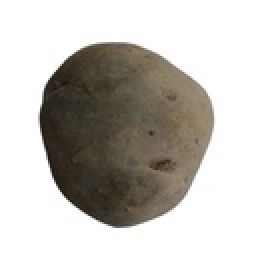
#> input picture Entrenamiento_papas/dataset/dataset128x128/V1/3.jpg, 128 x 128 px (shown 2 times larger)
$ python -i 07_predecir_rf.py   (imports and definitions only)
#> lines starting #> are read from the running program, lines starting #| are printed output that depends on the picture; after the words box and inside, x2 and y2 are one past the last pixel; in counts of white or black regions, pixels touching at a corner belong together
# -*- coding: utf-8 -*-
"""
Script 07: Clasificador de Papa Nativa con Random Forest (Inferencia)
Descripción: Carga el modelo Random Forest, escalador y mapa de etiquetas entrenados.
             Recibe la ruta de una imagen de papa, extrae sus características,
             la clasifica y muestra los Top-3 resultados más probables.
"""

import os
import sys
import warnings
from pathlib import Path
import numpy as np
import pandas as pd
from PIL import Image

# Desactivar advertencias de skimage
# [1 line not run here, left out]

try:
    import joblib
    from skimage.color import rgb2hsv
    from skimage.filters import sobel, threshold_otsu
    from skimage.feature import local_binary_pattern
    from skimage.measure import label, regionprops, shannon_entropy
except ImportError:
    print("[ERROR] Faltan dependencias indispensables. Asegúrate de ejecutar esto en el entorno virtual '.pt'.")
    sys.exit(1)

# ==============================================================================
# CONFIGURACIÓN
# ==============================================================================
BASE_DIR = Path(r"C:\Users\rodri\Documents\8vo ciclo\Inteligencia Artificial\accidente_aereo_IA\Entrenamiento_papas\Clasificacion_papas_rf")
MODEL_PKL = BASE_DIR / "modelo_rf.pkl"
SCALER_PKL = BASE_DIR / "scaler.pkl"
LABEL_MAP_PKL = BASE_DIR / "label_map.pkl"
IMG_SIZE = (128, 128)

def extraer_caracteristicas_imagen(img_path):
    """
    Extrae exactamente el mismo conjunto de 45 características tabulares
    que se utilizaron para entrenar el modelo.
    """
#> called with img_path = '../../dataset/dataset128x128/V1/3.jpg'
    # 1. Cargar la imagen y redimensionar/convertir
    with Image.open(img_path) as img:
#> img is the input picture: PIL image 128x128 RGB; mean R, G, B 192.6, 189.2, 183.5
        img_resized = img.resize(IMG_SIZE)
        img_rgb = img_resized.convert("RGB")
        img_gray = img_resized.convert("L")
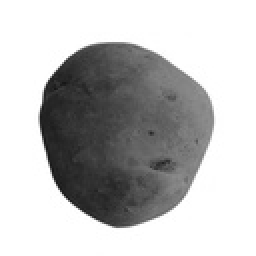
#> img_gray: PIL image 128x128 L (shown 2 times larger); min 19, max 255, mean 189.6

    # Convertir a arrays de numpy en formato [0, 1]
    rgb_arr = np.array(img_rgb) / 255.0
    gray_arr = np.array(img_gray) / 255.0

    features = {}

    # R, G, B
    r_channel = rgb_arr[:, :, 0]
    g_channel = rgb_arr[:, :, 1]
    b_channel = rgb_arr[:, :, 2]
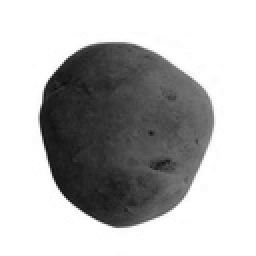
#> b_channel: shape (128, 128) float64 (shown 2 times larger); min 0.051, max 1, mean 0.72

    features["r_mean"] = np.mean(r_channel)
    features["r_std"] = np.std(r_channel)
    features["r_median"] = np.median(r_channel)

    features["g_mean"] = np.mean(g_channel)
    features["g_std"] = np.std(g_channel)
    features["g_median"] = np.median(g_channel)

    features["b_mean"] = np.mean(b_channel)
    features["b_std"] = np.std(b_channel)
    features["b_median"] = np.median(b_channel)

    # HSV
    hsv_arr = rgb2hsv(rgb_arr)
#> hsv_arr: shape (128, 128, 3) float64; mean of channels 0, 1, 2 0.0651, 0.104, 0.756
    h_channel = hsv_arr[:, :, 0]
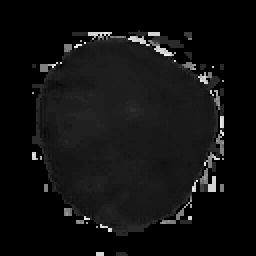
#> h_channel: shape (128, 128) float64 (shown 2 times larger); min 0, max 0.958, mean 0.0651
    s_channel = hsv_arr[:, :, 1]
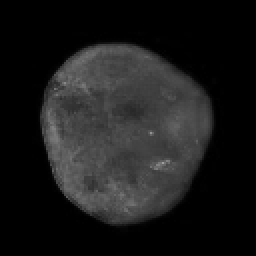
#> s_channel: shape (128, 128) float64 (shown 2 times larger); min 0, max 0.625, mean 0.104
    v_channel = hsv_arr[:, :, 2]

    features["h_mean"] = np.mean(h_channel)
    features["h_std"] = np.std(h_channel)
    features["s_mean"] = np.mean(s_channel)
    features["s_std"] = np.std(s_channel)
    features["v_mean"] = np.mean(v_channel)
    features["v_std"] = np.std(v_channel)
    features["v_median"] = np.median(v_channel)

    # Grises
    features["gray_mean"] = np.mean(gray_arr)
    features["gray_std"] = np.std(gray_arr)
    features["gray_median"] = np.median(gray_arr)

    # Histograma de gris (8 bins)
    hist_gray, _ = np.histogram(gray_arr, bins=8, range=(0.0, 1.0))
#> hist_gray = [54, 2257, 1596, 1590, 625, 61, 55, 10146]
    hist_gray_norm = hist_gray / np.sum(hist_gray) if np.sum(hist_gray) > 0 else hist_gray
#> hist_gray_norm = [0.0033, 0.138, 0.0974, 0.097, 0.0381, 0.00372, 0.00336, 0.619]
    for idx, val in enumerate(hist_gray_norm):
        features[f"hist_gray_{idx}"] = val
#> this loop made 8 passes
#> val on passes 1 to 8: 0.0033, 0.138, 0.0974, 0.097, 0.0381, 0.00372, 0.00336, 0.619
#> after the loop, features = 27 items

    # Sobel
    sobel_img = sobel(gray_arr)
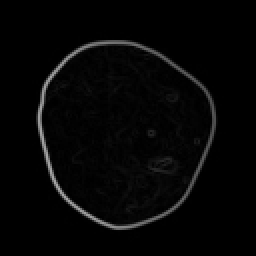
#> sobel_img: shape (128, 128) float64 (shown 2 times larger); min 0, max 0.663, mean 0.023
    features["sobel_mean"] = np.mean(sobel_img)
    features["sobel_std"] = np.std(sobel_img)

    # Energía y Entropía
    features["energy"] = np.sum(gray_arr ** 2)
    features["entropy"] = shannon_entropy(gray_arr)

    # LBP (10 bins)
    lbp = local_binary_pattern(gray_arr, P=24, R=3, method="uniform")
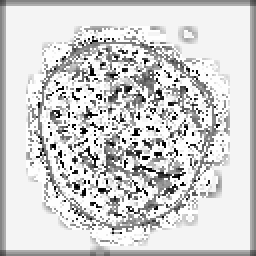
#> lbp: shape (128, 128) float64 (shown 2 times larger); min 0, max 25, mean 20.5; drawn with min black and max white
    lbp_hist, _ = np.histogram(lbp, bins=10, range=(0, 25))
#> lbp_hist = [438, 156, 270, 266, 875, 1062, 1611, 335, 642, 10729]
    lbp_hist_norm = lbp_hist / np.sum(lbp_hist) if np.sum(lbp_hist) > 0 else lbp_hist
#> lbp_hist_norm = [0.0267, 0.00952, 0.0165, 0.0162, 0.0534, 0.0648, 0.0983, 0.0204, 0.0392, 0.655]
    for idx, val in enumerate(lbp_hist_norm):
        features[f"lbp_{idx}"] = val
#> this loop made 10 passes
#> val on passes 1 to 10: 0.0267, 0.00952, 0.0165, 0.0162, 0.0534, 0.0648, 0.0983, 0.0204, 0.0392, 0.655
#> after the loop, features = 41 items

    # Forma
    features["aspect_ratio"] = float(IMG_SIZE[0] / IMG_SIZE[1])

    try:
        thresh = threshold_otsu(gray_arr)
#> thresh = 0.655
        binary = gray_arr > thresh
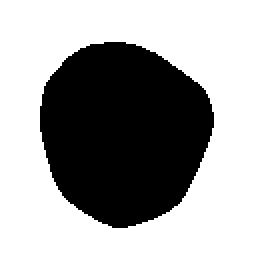
#> binary: shape (128, 128) bool (shown 2 times larger); 62.6% white; 1 black region, box (x1, y1, x2, y2) and area: (20, 21, 107, 114) 6134
        # Invertir si el fondo es claro
        esquinas = [binary[0, 0], binary[0, -1], binary[-1, 0], binary[-1, -1]]
#> esquinas = [True, True, True, True]
        if sum(esquinas) >= 2:
            binary = ~binary

        features["object_ratio"] = np.sum(binary) / binary.size

        labeled_img = label(binary)
#> labeled_img: shape (128, 128) int32; values 0 (black) and 1 (white), 37.4% white; 1 white region
        regions = regionprops(labeled_img)
#> regions = 1 regions; box (x1, y1, x2, y2) and area: (20, 21, 107, 114) 6134
        features["n_regions"] = len(regions)

        if len(regions) > 0:
            principal = max(regions, key=lambda r: r.area)
            area = principal.area
#> area = 6134
            perimeter = principal.perimeter
#> perimeter = 294.5
            if area > 0:
                features["compactness"] = (perimeter ** 2) / (4 * np.pi * area)
            else:
                features["compactness"] = 0.0
        else:
            features["compactness"] = 0.0
    except Exception:
        features["object_ratio"] = 0.0
        features["n_regions"] = 0
        features["compactness"] = 0.0

    return features

# [91 lines left out: functions clasificar_papa, main, not called in this run]

# [2 lines not run here, left out]

>>> result = extraer_caracteristicas_imagen('../../dataset/dataset128x128/V1/3.jpg')
#> result = 45 items

$ run again, on Entrenamiento_papas/dataset/dataset128x128/V1/50.jpg
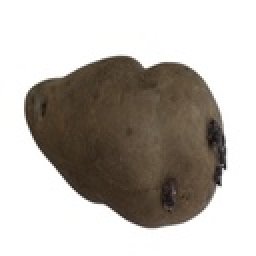
#> input picture Entrenamiento_papas/dataset/dataset128x128/V1/50.jpg, 128 x 128 px (shown 2 times larger)
#> in extraer_caracteristicas_imagen, img is the input picture: PIL image 128x128 RGB; mean R, G, B 186.6, 181.1, 175.2
#> hsv_arr: shape (128, 128, 3) float64; mean of channels 0, 1, 2 0.0671, 0.142, 0.732
#> hist_gray = [42, 2534, 3323, 455, 57, 46, 61, 9866]
#> hist_gray_norm = [0.00256, 0.155, 0.203, 0.0278, 0.00348, 0.00281, 0.00372, 0.602]
#> the loop in extraer_caracteristicas_imagen, `for idx, val in enumerate(hist_gray_norm):` made 8 passes
#> val on passes 1 to 8: 0.00256, 0.155, 0.203, 0.0278, 0.00348, 0.00281, 0.00372, 0.602
#> after the loop in extraer_caracteristicas_imagen, `for idx, val in enumerate(hist_gray_norm):`: features = 27 items
#> in extraer_caracteristicas_imagen, `lbp = local_binary_pattern(gray_arr, P=24, R=3, method="uniform")`:
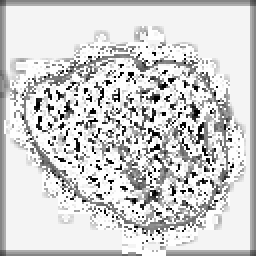
#> lbp: shape (128, 128) float64 (shown 2 times larger); min 0, max 25, mean 20.5; drawn with min black and max white
#> lbp_hist = [531, 193, 258, 264, 823, 1047, 1499, 294, 726, 10749]
#> lbp_hist_norm = [0.0324, 0.0118, 0.0157, 0.0161, 0.0502, 0.0639, 0.0915, 0.0179, 0.0443, 0.656]
#> the loop in extraer_caracteristicas_imagen, `for idx, val in enumerate(lbp_hist_norm):` made 10 passes
#> val on passes 1 to 8: 0.0324, 0.0118, 0.0157, 0.0161, 0.0502, 0.0639, 0.0915, 0.0179
#> after the loop in extraer_caracteristicas_imagen, `for idx, val in enumerate(lbp_hist_norm):`: features = 41 items
#> thresh = 0.629
#> in extraer_caracteristicas_imagen, `binary = gray_arr > thresh`:
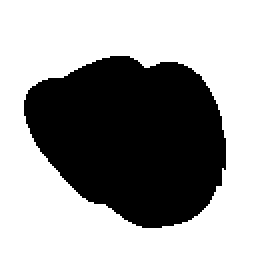
#> binary: shape (128, 128) bool (shown 2 times larger); 60.9% white; 1 black region, box (x1, y1, x2, y2) and area: (12, 28, 113, 114) 6413
#> esquinas = [True, True, True, True]
#> labeled_img: shape (128, 128) int32; values 0 (black) and 1 (white), 39.1% white; 1 white region
#> regions = 1 regions; box (x1, y1, x2, y2) and area: (12, 28, 113, 114) 6413
#> area = 6413
#> perimeter = 314.1
#> result = 45 items
